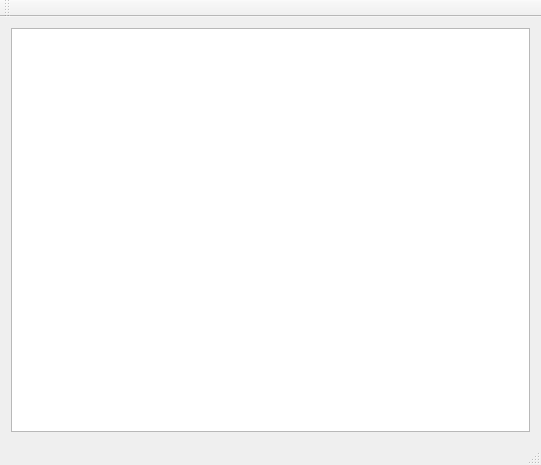
<?xml version="1.0" encoding="UTF-8"?>
<ui version="4.0">
 <class>MainWindow</class>
 <widget class="QMainWindow" name="MainWindow">
  <property name="geometry">
   <rect>
    <x>0</x>
    <y>0</y>
    <width>541</width>
    <height>465</height>
   </rect>
  </property>
  <property name="windowTitle">
   <string>Agriculture</string>
  </property>
  <widget class="QWidget" name="centralWidget">
   <layout class="QVBoxLayout" name="verticalLayout">
    <item>
     <widget class="PDF" name="monPDF"/>
    </item>
   </layout>
  </widget>
  <widget class="QMenuBar" name="menuBar">
   <property name="geometry">
    <rect>
     <x>0</x>
     <y>0</y>
     <width>541</width>
     <height>25</height>
    </rect>
   </property>
  </widget>
  <widget class="QToolBar" name="mainToolBar">
   <attribute name="toolBarArea">
    <enum>TopToolBarArea</enum>
   </attribute>
   <attribute name="toolBarBreak">
    <bool>false</bool>
   </attribute>
  </widget>
  <widget class="QStatusBar" name="statusBar"/>
 </widget>
 <layoutdefault spacing="6" margin="11"/>
 <customwidgets>
  <customwidget>
   <class>PDF</class>
   <extends>QTextBrowser</extends>
   <header>pdf.h</header>
  </customwidget>
 </customwidgets>
 <resources/>
 <connections/>
</ui>
